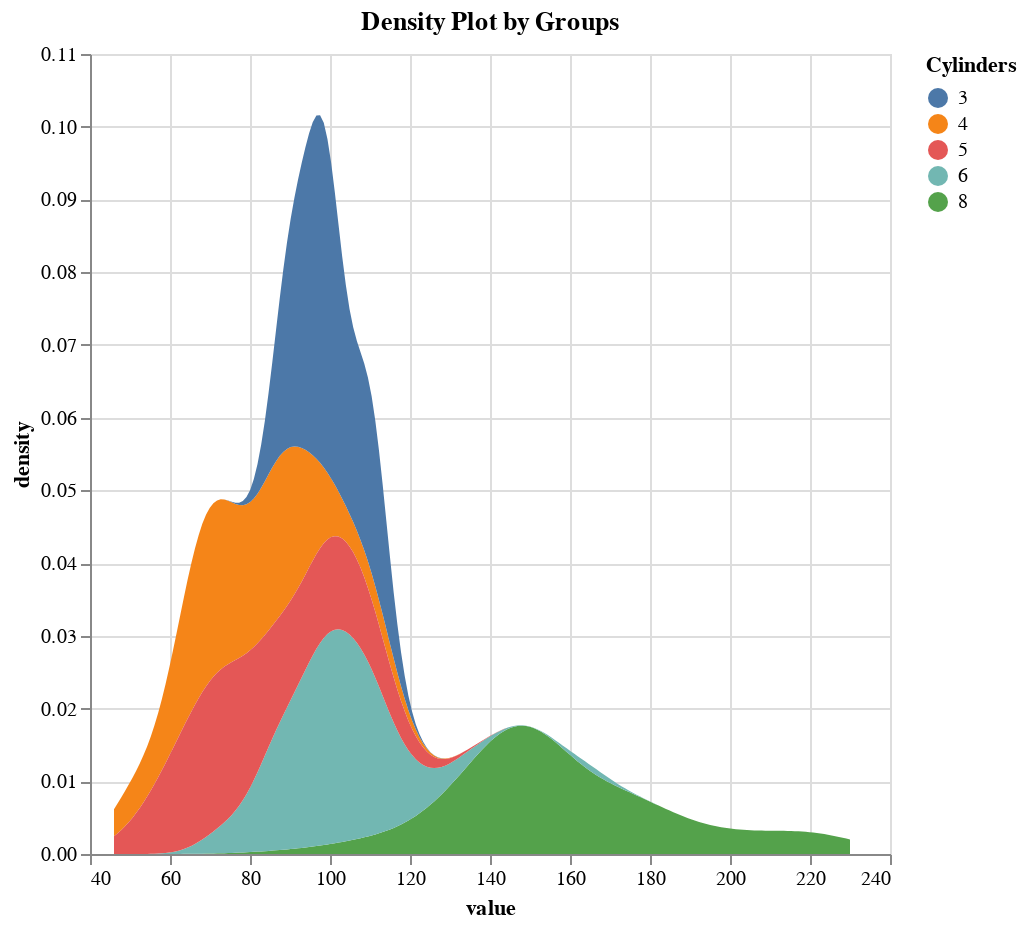

Write notebook code for a chart like this one.
### Markdown cell above
## Density Plot by Groups

### Code cell
@vlplot(
  data = cars,
  mark = :area, # It's an area plot
  transform = [{density = "Horsepower", groupby = ["Cylinders"]}], # Add in groupby variable
  x = {"value:q"},
  y = {"density:q"},  # Density variable created
  color = "Cylinders:n",
  title = "Density Plot by Groups",
  width = 400,
  height = 400
)

### Figure 1 — Vega-Lite specification as saved in the notebook (floating-point values rounded to 4 significant figures; data arrays with more than 128 entries replaced by an {"elided": "..."} marker saying what was removed)
{"data": {"values": {"elided": "406 records"}}, "encoding": {"color": {"field": "Cylinders", "type": "nominal"}, "x": {"field": "value", "type": "quantitative"}, "y": {"field": "density", "type": "quantitative"}}, "height": 400, "mark": "area", "title": "Density Plot by Groups", "transform": [{"density": "Horsepower", "groupby": ["Cylinders"]}], "width": 400}
